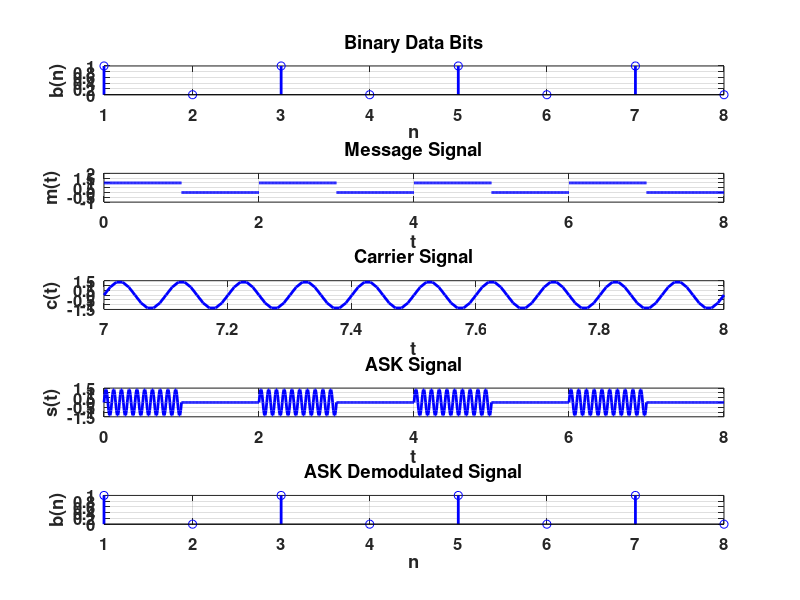

Here is the MATLAB script that generated this plot:
clc;
clear;
close all;

% Parameters
Tb = 1; 
fc = 10;
t = 0:Tb/100:1;
c = sqrt(2/Tb) * sin(2 * pi * fc * t);

% Message Signal
N = 8;
m = [1 0 1 0 1 0 1 0];
t1 = 0; 
t2 = Tb;

for i = 1:N
    t = t1:0.01:t2;
    m_s = ones(1, length(t)) * (m(i) > 0.5); % Generate message signal (1 or 0)
    message(i, :) = m_s;
    ask_sig(i, :) = c .* m_s; % ASK signal
    
    % Plotting
    figure(1);
    subplot(5, 1, 2); 
    axis([0 N -1 2]);
    plot(t, message(i, :), 'b', 'LineWidth', 2);
    title('Message Signal');
    xlabel('t'); ylabel('m(t)');
    grid on;
    set(gca, 'FontSize', 12, 'FontWeight', 'bold')
    hold on;
    
    subplot(5, 1, 4); 
    plot(t, ask_sig(i, :), 'b', 'LineWidth', 2);
    title('ASK Signal');
    xlabel('t'); ylabel('s(t)');
    grid on;
    set(gca, 'FontSize', 12, 'FontWeight', 'bold')
    hold on;
    
    t1 = t1 + (Tb);
    t2 = t2 + (Tb);
end
hold off;

subplot(5, 1, 3); 
plot(t, c, 'b', 'LineWidth', 2);
title('Carrier Signal');
xlabel('t'); ylabel('c(t)');
set(gca, 'FontSize', 12, 'FontWeight', 'bold')
grid on;

subplot(5, 1, 1); 
stem(m, 'b', 'LineWidth', 2);
title('Binary Data Bits');
xlabel('n'); ylabel('b(n)');
set(gca, 'FontSize', 12, 'FontWeight', 'bold')
grid on;

% ASK Demodulation
t1 = 0; 
t2 = Tb;

for i = 1:N
    t = t1:Tb/100:t2;
    x = sum(c .* ask_sig(i, :));
    demod(i) = (x > 0); % Demodulation logic
    t1 = t1 + (Tb);
    t2 = t2 + (Tb);
end

subplot(5, 1, 5);
stem(demod, 'b', 'LineWidth', 2);
title('ASK Demodulated Signal');
xlabel('n'); ylabel('b(n)');
set(gca, 'FontSize', 12, 'FontWeight', 'bold')
grid on;